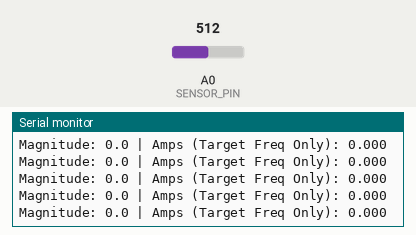
Simulated run of this sketch. Board: Arduino Uno, built with avr-gcc and run on an emulated ATmega328P. Parts: the last lines printed to the serial monitor. The test bench sets the inputs (shaded band); at power-on: A0 (SENSOR_PIN) = 512.

Above: at 1.2 s.
1.3 s: A0 (SENSOR_PIN) set to 716
At 1.31 s:
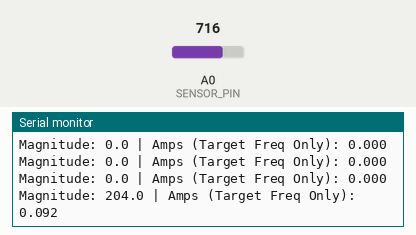
2.8 s: A0 (SENSOR_PIN) set to 900
At 2.81 s:
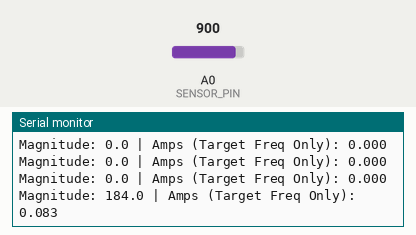
Timing chart, 0 to 5.8 s (numbered marks = the images above; inputs shaded):
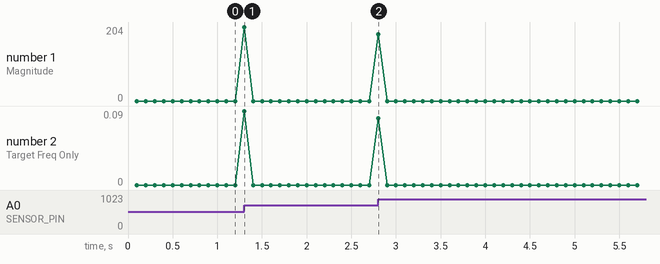

The sketch:

Current_sensor_v2_goertzel.ino
```cpp
/*
 * Advanced Goertzel Algorithm for ZMCT103C AC Current Sensing
 * Isolates a specific target frequency (e.g.50Hz in india ) and rejects all other noise.
 */

const int SENSOR_PIN = A0;


const float TARGET_FREQ = 50.0;
const float SAMPLING_FREQ = 1000.0;
const int N_SAMPLES = 100;


const unsigned long SAMPLE_INTERVAL_US = 1000000UL / SAMPLING_FREQ;


float coeff;
float Q1 = 0.0;
float Q2 = 0.0;
int sampleCount = 0;
unsigned long lastSampleTime = 0;

float calibrationFactor = 0.045;
const float NOISE_CLAMP = 0.03;         // Ignore results below 30mA as per my experiments it had a capacitor problem

void setup() {
  Serial.begin(115200);
  pinMode(SENSOR_PIN, INPUT);


  float k = round((N_SAMPLES * TARGET_FREQ) / SAMPLING_FREQ);
  float omega = (2.0 * PI * k) / N_SAMPLES;
  coeff = 2.0 * cos(omega);

  Serial.print("Goertzel Initialized. Coefficient: ");
  Serial.println(coeff, 4);


  for(int i = 0; i < 10; i++) analogRead(SENSOR_PIN);
}

void loop() {
  unsigned long currentMicros = micros();


  if (currentMicros - lastSampleTime >= SAMPLE_INTERVAL_US) {
    lastSampleTime += SAMPLE_INTERVAL_US; // Keep timing extremely rigid


    float currentSample = (float)analogRead(SENSOR_PIN) - 512.0;


    float Q0 = (coeff * Q1) - Q2 + currentSample;
    Q2 = Q1;
    Q1 = Q0;

    sampleCount++;


    if (sampleCount >= N_SAMPLES) {


      float magnitude = sqrt((Q1 * Q1) + (Q2 * Q2) - (Q1 * Q2 * coeff));


      float rawRMS = magnitude / N_SAMPLES;
      float calculatedAmps = rawRMS * calibrationFactor;

      if (calculatedAmps < NOISE_CLAMP) {
        calculatedAmps = 0.0;
      }


      Serial.print("Magnitude: ");
      Serial.print(magnitude, 1);
      Serial.print(" | Amps (Target Freq Only): ");
      Serial.println(calculatedAmps, 3);


      Q1 = 0.0;
      Q2 = 0.0;
      sampleCount = 0;
    }
  }


}
```

Measured:
- after the input at 1.3 s, the serial monitor: prints a new line at once (image 1)
- after the input at 2.8 s, the serial monitor: prints a new line at once (image 2)
